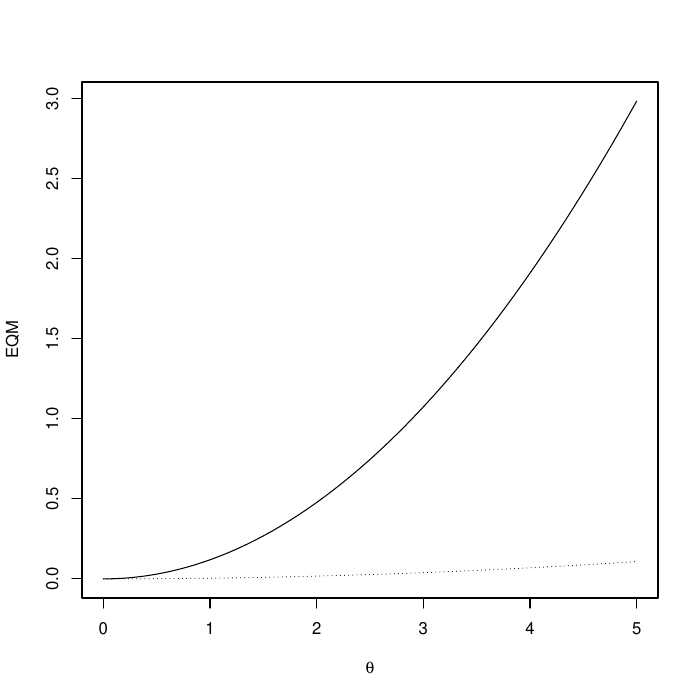

The R source for this figure:

EQM1 <- function(theta, n){
	return (theta*theta*((1/(12*n))+(1/9)))
}

EQM2 <- function(theta, n){
	return (theta*theta*(((2*n)/(2*n+2))+((1-(4*(n^2)))/((2*n+1)^2))))
}

teta <- seq(0, 5, length.out = 10000)


pdf("ex1.pdf")
plot(teta, EQM1(teta, 10), type = "l", xlab = expression(theta), ylab = "EQM")
lines(teta, EQM2(teta, 10), lty = "dotted")

